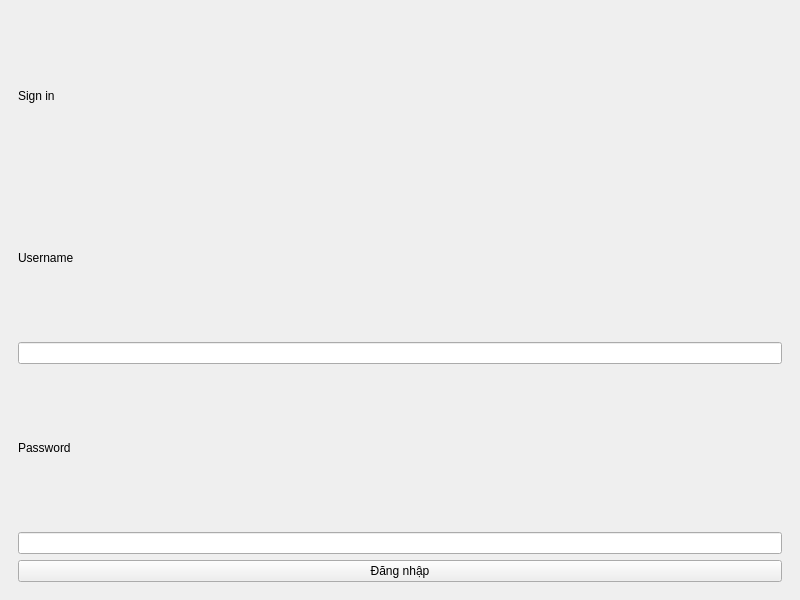
<?xml version="1.0" encoding="UTF-8"?>
<ui version="4.0">
 <class>MainWindow</class>
 <widget class="QMainWindow" name="MainWindow">
  <property name="geometry">
   <rect>
    <x>0</x>
    <y>0</y>
    <width>800</width>
    <height>600</height>
   </rect>
  </property>
  <property name="windowTitle">
   <string>MainWindow</string>
  </property>
  <widget class="QWidget" name="centralwidget">
   <layout class="QVBoxLayout" name="verticalLayout">
    <item>
     <widget class="QWidget" name="widget" native="true">
      <layout class="QVBoxLayout" name="verticalLayout_2">
       <item>
        <widget class="QLabel" name="label">
         <property name="text">
          <string>Sign in</string>
         </property>
        </widget>
       </item>
       <item>
        <widget class="QLabel" name="label_2">
         <property name="text">
          <string>Username</string>
         </property>
        </widget>
       </item>
       <item>
        <widget class="QLineEdit" name="lineEdit_2">
         <property name="text">
          <string/>
         </property>
        </widget>
       </item>
       <item>
        <widget class="QLabel" name="label_3">
         <property name="text">
          <string>Password</string>
         </property>
        </widget>
       </item>
       <item>
        <widget class="QLineEdit" name="lineEdit_3">
         <property name="echoMode">
          <enum>QLineEdit::Password</enum>
         </property>
        </widget>
       </item>
       <item>
        <widget class="QPushButton" name="pushButton">
         <property name="text">
          <string>Đăng nhập</string>
         </property>
        </widget>
       </item>
      </layout>
     </widget>
    </item>
   </layout>
  </widget>
 </widget>
 <resources/>
 <connections/>
</ui>
